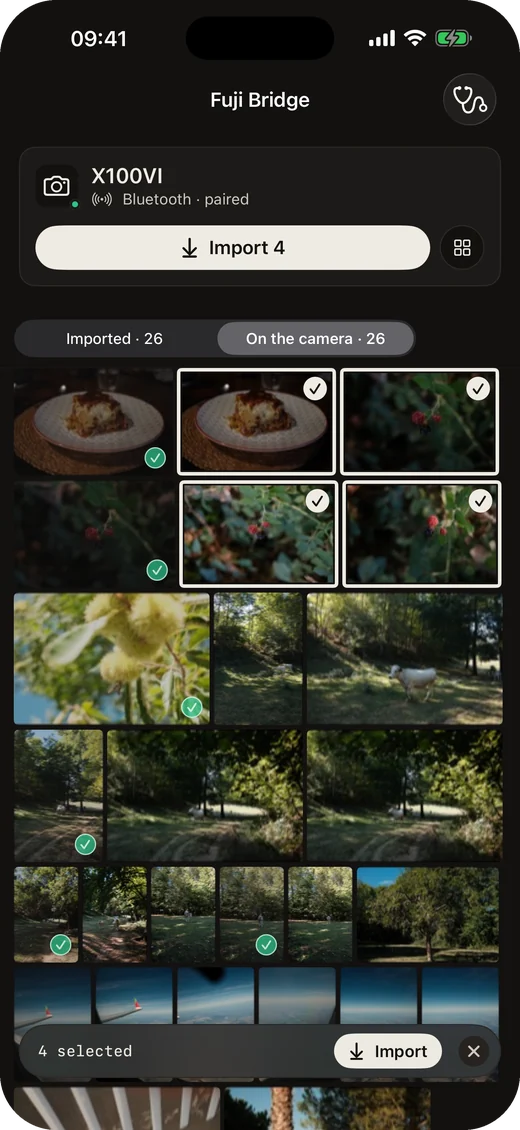
#> input picture docs/iphone-camera.webp, 520 x 1130 px, given in place of AppIcon.png, which was not available
$ python readme.py
#> lines starting #> are read from the running program, lines starting #| are printed output that depends on the picture; after the words box and inside, x2 and y2 are one past the last pixel; in counts of white or black regions, pixels touching at a corner belong together; pictures that were not available may be replaced by others from this repository, and a replacement may not be noted
"""The README's images: the rounded logo and plain captures (no captions) with rounded corners.

    python3 tools/store/readme.py      # build/store/shots → docs/icon.png, docs/mac.webp, docs/iphone-*.webp
"""
import pathlib
from PIL import Image, ImageDraw

REPO = pathlib.Path(__file__).resolve().parents[2]
SHOTS, DOCS = REPO / "build/store/shots", REPO / "docs"


def rounded(im, radius):
    # Drawn at 3× and scaled down, so the corner is antialiased.
    m = Image.new("L", (im.width * 3, im.height * 3), 0)
    ImageDraw.Draw(m).rounded_rectangle([0, 0, im.width * 3 - 1, im.height * 3 - 1], radius=radius * 3, fill=255)
    im = im.convert("RGBA")
    im.putalpha(m.resize(im.size, Image.LANCZOS))
    return im


icon = Image.open(REPO / "FujiBridge/Assets.xcassets/AppIcon.appiconset/AppIcon.png")
#> icon is the input picture: PIL image 520x1130 RGBA; mean R, G, B, A 54.7, 56.3, 47.6, 253.8
rounded(icon, int(1024 * 0.2237) // 1).resize((256, 256), Image.LANCZOS).save(DOCS / "icon.png", optimize=True)
#> in rounded, `m = Image.new("L", (im.width * 3, im.height * 3), 0)`: m: PIL image 1560x3390 L; every value is 0
#> in rounded, `ImageDraw.Draw(m).rounded_rectangle([0, 0, im.width * 3 - 1, im.height..`:
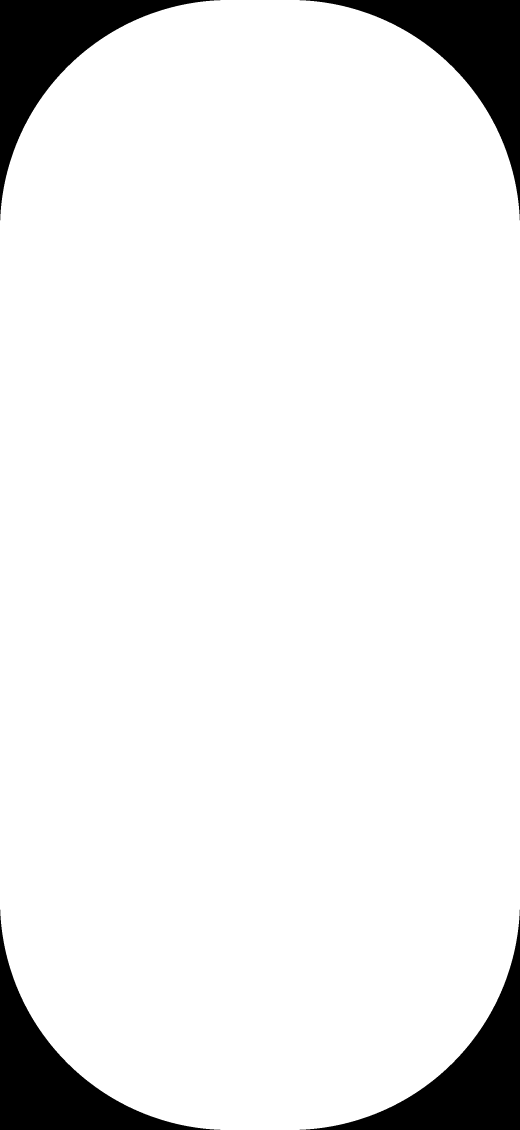
#> m: PIL image 1560x3390 L (shown at 1/3 size); 92.3% white; 4 black regions, box (x1, y1, x2, y2) and area: (0, 0, 661, 661) 101483, (899, 0, 1560, 661) 101483, (0, 2729, 661, 3390) 101483, (899, 2729, 1560, 3390) 101483
#> in rounded, `im.putalpha(m.resize(im.size, Image.LANCZOS))`:
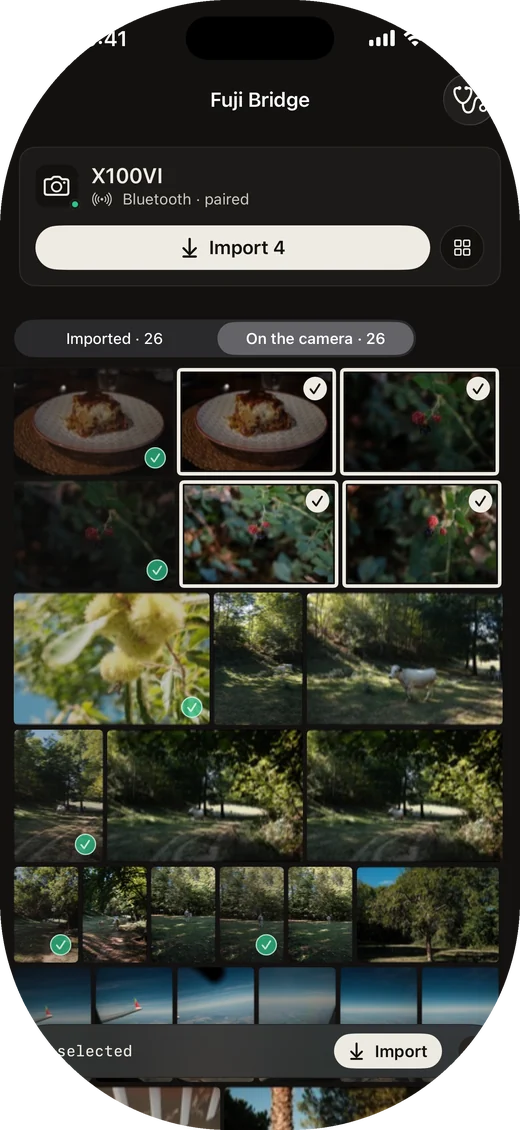
#> im: PIL image 520x1130 RGBA; mean R, G, B, A 54.7, 56.3, 47.6, 235.4; transparent parts drawn white
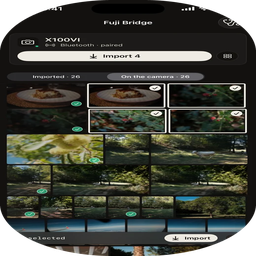
#> saved as icon.png: PIL image 256x256 RGBA; mean R, G, B, A 52.3, 54, 45.6, 235.4; transparent parts drawn white

for src, out, width, radius in [("mac-camera", "mac", 1600, 18), ("iphone-import", "iphone-import", 520, 56),
                                ("iphone-camera", "iphone-camera", 520, 56), ("iphone-viewer", "iphone-viewer", 520, 56)]:
    im = Image.open(SHOTS / f"{src}.png").convert("RGB")
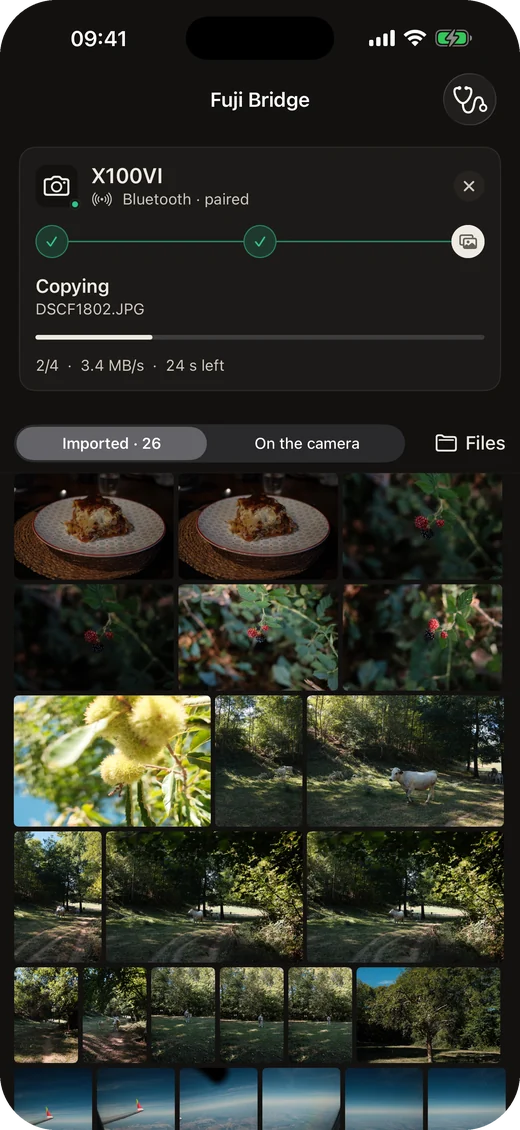
#> input picture docs/iphone-import.webp, 520 x 1130 px, given in place of mac-camera.png, which was not available
#> im: PIL image 520x1130 RGB
    im = im.resize((width, round(im.height * width / im.width)), Image.LANCZOS)
#> im: PIL image 1600x3477 RGB
    rounded(im, radius).save(DOCS / f"{out}.webp", quality=86, method=6)
#> call 2 of rounded, with radius = 18
#> in rounded (call 2), `m = Image.new("L", (im.width * 3, im.height * 3), 0)`: m: PIL image 4800x10431 L; every value is 0
#> in rounded (call 2), `ImageDraw.Draw(m).rounded_rectangle([0, 0, im.width * 3 - 1, im.height..`:
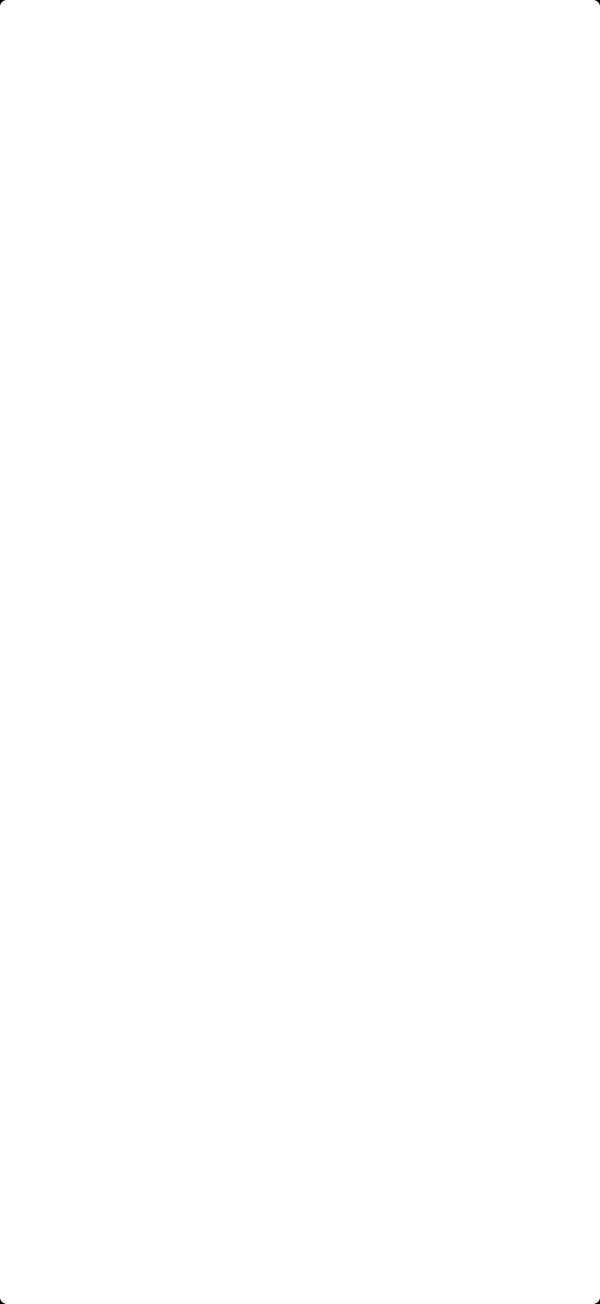
#> m: PIL image 4800x10431 L (shown at 1/8 size); 100% white; 4 black regions, box (x1, y1, x2, y2) and area: (0, 0, 47, 47) 642, (4753, 0, 4800, 47) 642, (0, 10384, 47, 10431) 642, (4753, 10384, 4800, 10431) 642
    print(f"docs/{out}.webp")
